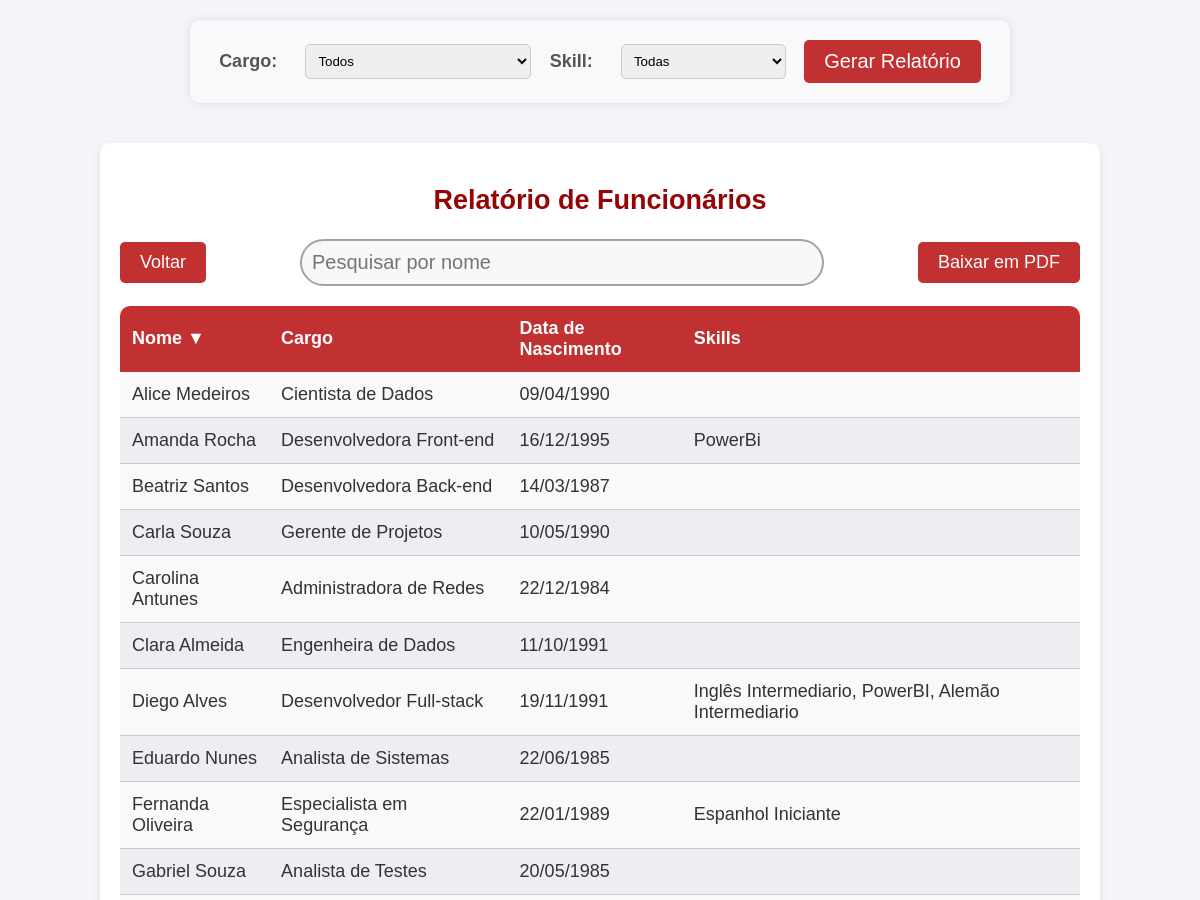
Page /relatorio/ (signed in, upper part) on the earlier database version.
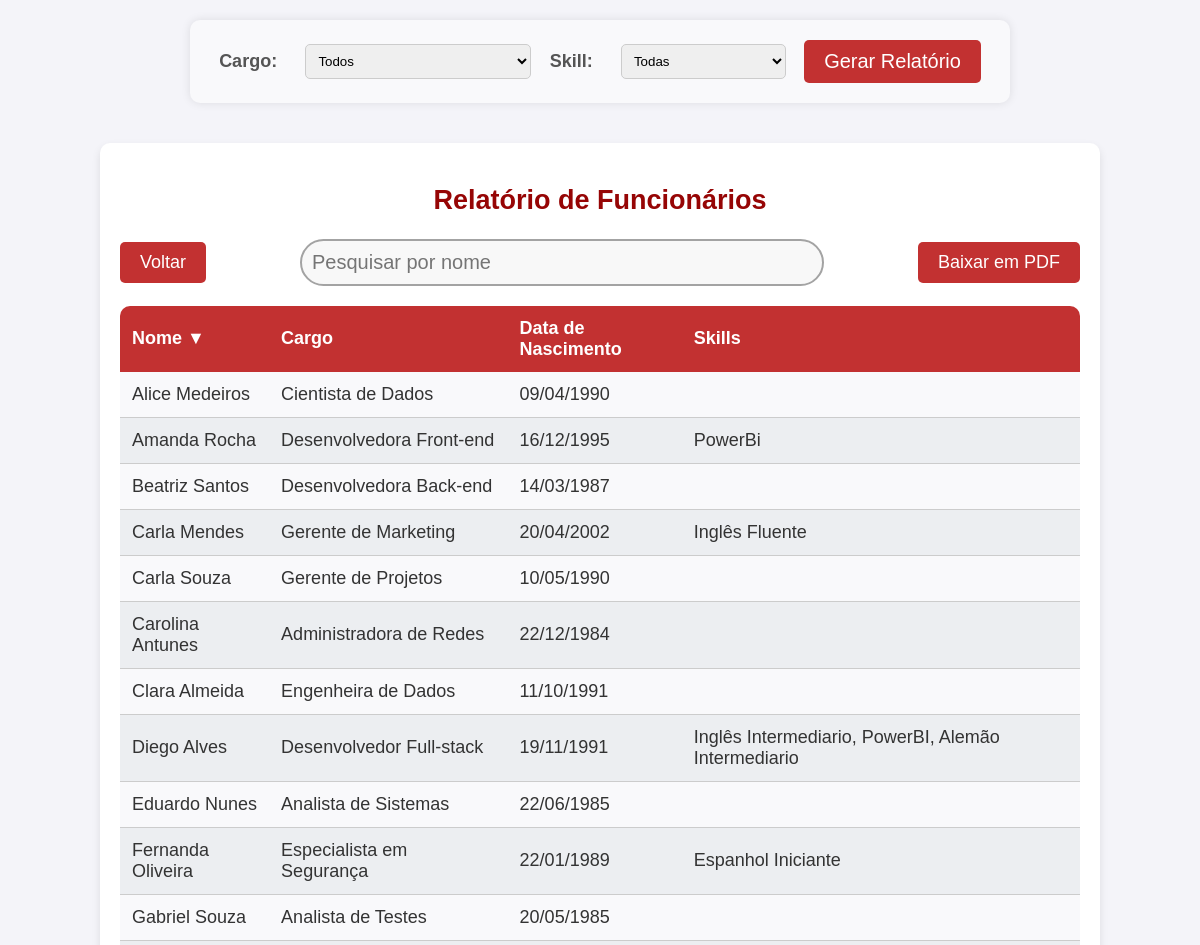
Same page on the later database version.
### app/models.py (models this page shows, shortened)
class Funcionario(models.Model):
    nome = models.CharField(max_length=100)
    cargo = models.CharField(max_length=50)
    data_nascimento = models.DateField()
    skills = models.ManyToManyField(Skill, blank=True)  # Relacionamento ManyToMany com Skill

class Skill(models.Model):
    nome = models.CharField(max_length=100)
    def __str__(self):
        return self.nome

### app/views.py (the view)
# urls.py: path('relatorio/', views.relatorio_dinamico, name='relatorio_dinamico'),
@login_required(login_url='login')
def relatorio_dinamico(request):
    cargo = request.GET.get('cargo')
    skill = request.GET.get('skill')
    funcionarios = Funcionario.objects.all()
    if cargo:
        funcionarios = funcionarios.filter(cargo=cargo)
    if skill:
        funcionarios = funcionarios.filter(skills__nome=skill)
    context = {
        'funcionarios': funcionarios,
        'cargos': Funcionario.objects.values_list('cargo', flat=True).distinct(),
        'skills': Skill.objects.all(),
    }
    return render(request, 'relatorio.html', context)

### app/templates/relatorio.html (shortened to what this page needs)
{% extends 'layout.html' %}
{% load static %}
{% block extrahead %}
    <link rel="stylesheet" href="{% static 'app/css/relatorio.css' %}">
{% endblock %}
{% block content %}
    <form class="formMain" method="get">
        <label for="cargo">Cargo:</label>
        <select name="cargo" id="cargo">
            <option value="">Todos</option>
        </select>
        <label for="skill">Skill:</label>
        <select name="skill" id="skill">
            <option value="">Todas</option>
        </select>
        <button type="submit">Gerar Relatório</button>
    </form>
    <div class="containerMain">
        <div class="topDiv">
            <h2>Relatório de Funcionários</h2>
            <div class="actions">
                <a href="{% url 'main' %}">Voltar</a>
                <input class="searchBar" type="text" id="searchInput" onkeyup="filterTable()" placeholder="Pesquisar por nome">
                <a href="{% url 'gerar_relatorio_pdf' %}" class="btn-download-pdf">Baixar em PDF</a>
            </div>
        </div>
        <div class="bottomDiv">
            <table id="funcionariosTabela">
                <thead>
                    <tr class="columns">
                        <th id="th1" onclick="sortTable(0)">Nome &#9660;</th>
                        <th id="th2" onclick="sortTable(1)">Cargo &#9650;</th>
                        <th id="th3" onclick="sortTable(2)">Data de Nascimento &#9650;</th>
                        <th>Skills</th>
                    </tr>
                </thead>
                <tbody>
                    {% for funcionario in funcionarios %}
                        <tr class="valuesColumns">
                            <td>{{ funcionario.nome }}</td>
                            <td>{{ funcionario.cargo }}</td>
                            <td>{{ funcionario.data_nascimento|date:"d/m/Y" }}</td>
                            <td>{{ funcionario.skills.all|join:", " }}</td>
                        </tr>
                    {% empty %}
                        <tr class="valuesColumns">
                            <td style="text-align: center; color: gray" colspan="4">Nenhum funcionário encontrado.</td>
                        </tr>
                    {% endfor %}
                </tbody>
            </table>
        </div>
    </div>
{% endblock %}

Differences in the rows shown:
added Funcionario: nome "Carla Mendes", cargo "Gerente de Marketing", data_nascimento "20/04/2002", skills.all "Inglês Fluente"
